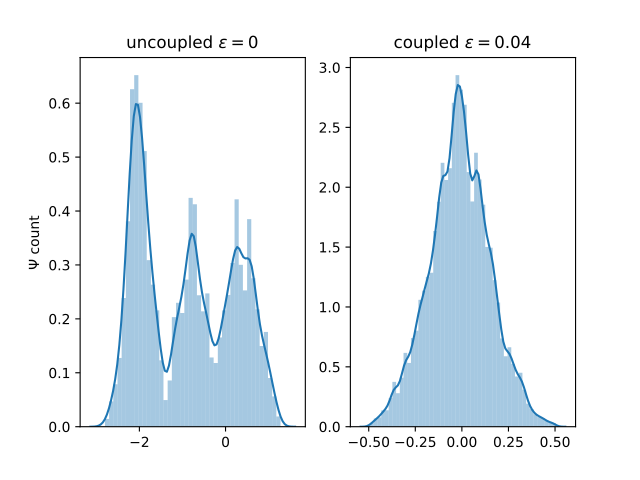

Generate this figure with Python:
'''
	Two coupled oscilator to show the Phase Lock Analyses.
'''
import numpy as np 
import matplotlib.pyplot as plt 
from scipy.signal import hilbert
import seaborn as sns

def phase_locking_value(theta1, theta2):
    complex_phase_diff = np.exp(np.complex(0,1)*(theta1 - theta2))
    plv = np.abs(np.sum(complex_phase_diff))/len(theta1)
    return plv

def simulate(eps = 0):

	# Parameters 
	D          = 1.0
	delta_t = 2*np.pi / 100.0
	T       = np.arange(0, 10000, delta_t)

	x1 = np.ones(len(T)) * np.random.rand()
	x2 = np.ones(len(T)) * np.random.rand()
	y1 = np.ones(len(T)) * np.random.rand()
	y2 = np.ones(len(T)) * np.random.rand()
	z1 = np.ones(len(T)) * np.random.rand()
	z2 = np.ones(len(T)) * np.random.rand()

	for i in range( len(T) - 1 ):
		x1[i+1] = x1[i] + delta_t*( -y1[i] - z1[i] + eps*(x2[i]-x1[i]) + np.random.normal(0,1)) 
		y1[i+1] = y1[i] + delta_t * (x1[i] + 0.15*y1[i])
		z1[i+1] = z1[i] + delta_t * (0.2 + z1[i]*(x1[i]-10.0)) 
		x2[i+1] = x2[i] + delta_t*( -y2[i] - z2[i] + eps*(x1[i]-x2[i]) + np.random.normal(0,1))
		y2[i+1] = y2[i] + delta_t * (x2[i] + 0.15*y2[i])
		z2[i+1] = z2[i] + delta_t * (0.2 + z2[i]*(x2[i]-10.0)) 


	h1 = hilbert(x1)
	h2 = hilbert(x2)
	phi1 = np.unwrap(np.angle(h1))
	phi2 = np.unwrap(np.angle(h2))
	psi = (phi1-phi2) / (2*np.pi)

	return psi

psi1 = simulate(eps=0)
psi2 = simulate(eps=0.04)
plt.subplot(1,2,1)
sns.distplot(psi1)
plt.title(r'uncoupled $\epsilon = 0$')
plt.ylabel(r'$\Psi$ count')
plt.subplot(1,2,2)
plt.title(r'coupled $\epsilon = 0.04$')
sns.distplot(psi2)
